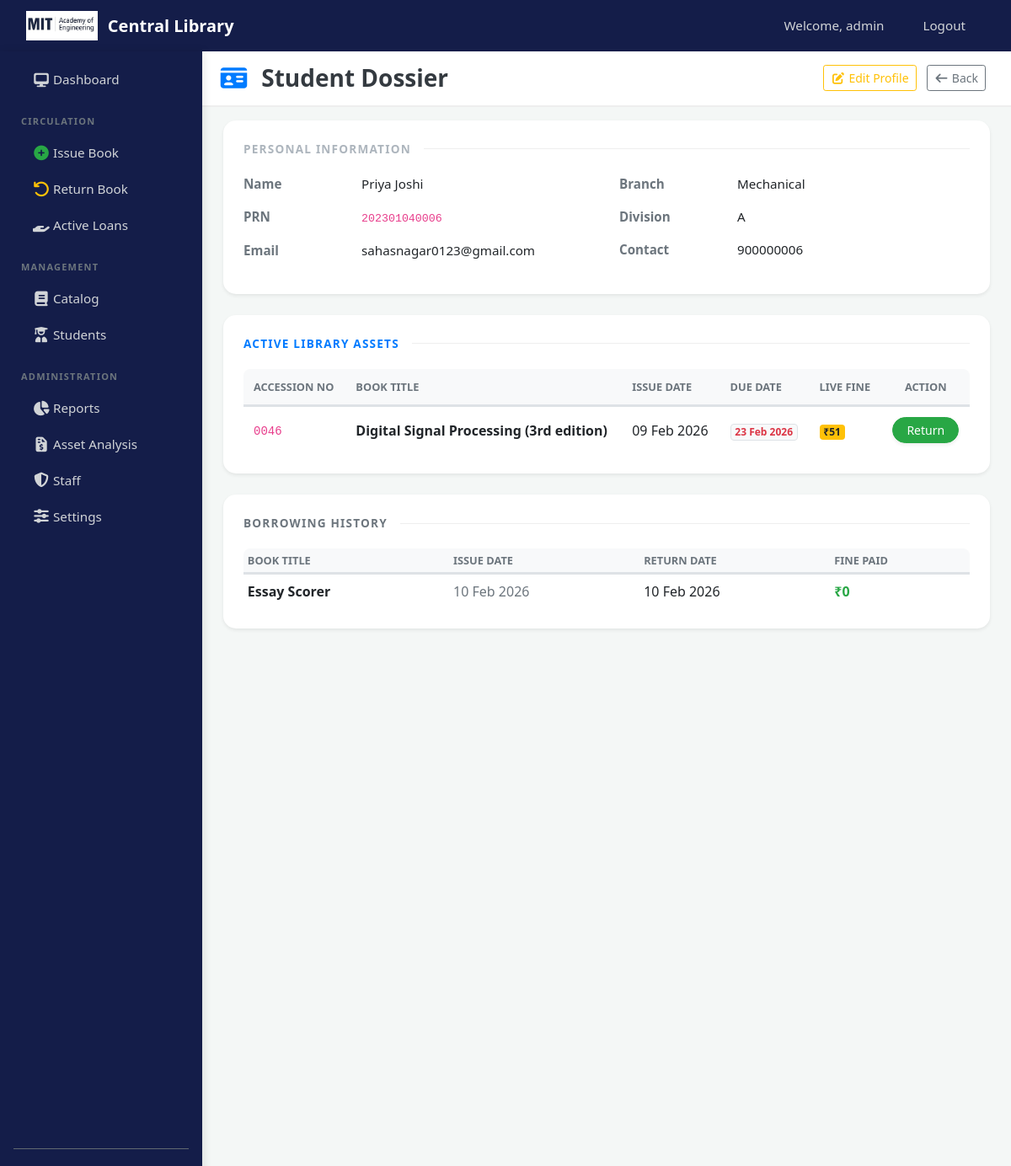
The app's page /admin/view-user-details.php?prn=202301040006 (signed in) with its own data.
### tables this page shows
CREATE TABLE `users` (
  `id` int(11) NOT NULL,
  `prn` varchar(20) NOT NULL,
  `name` varchar(50) NOT NULL,
  `email` varchar(100) NOT NULL,
  `password` varchar(255) NOT NULL,
  `mobile` varchar(15) NOT NULL,
  `branch` varchar(50) DEFAULT 'Computer Engineering',
  `division` char(1) DEFAULT NULL,
  `address` varchar(250) NOT NULL,
  `library_card_no` varchar(20) NOT NULL,
  `created_at` timestamp NOT NULL DEFAULT current_timestamp(),
  `updated_at` timestamp NOT NULL DEFAULT current_timestamp() ON UPDATE current_timestamp(),
  `reset_otp` varchar(10) DEFAULT NULL,
  `otp_expiry` datetime DEFAULT NULL
);

CREATE TABLE `issued_books` (
  `id` int(11) NOT NULL,
  `accession_number` varchar(10) DEFAULT NULL,
  `prn` varchar(20) NOT NULL,
  `status` tinyint(1) NOT NULL COMMENT '1=Active/Issued, 0=Returned, 2=Lost/Damaged',
  `issue_date` datetime NOT NULL,
  `due_date` date DEFAULT NULL,
  `return_date` date DEFAULT NULL,
  `fine` int(11) DEFAULT 0
);

CREATE TABLE `books` (
  `accession_number` varchar(10) NOT NULL,
  `book_id` int(11) DEFAULT NULL,
  `title` varchar(255) DEFAULT NULL,
  `author` varchar(255) DEFAULT NULL,
  `publisher` varchar(255) DEFAULT NULL,
  `price` decimal(10,2) DEFAULT NULL,
  `entry_date` timestamp NOT NULL DEFAULT current_timestamp(),
  `status` tinyint(1) DEFAULT 1 COMMENT '1=Available, 0=Issued',
  `is_deleted` int(11) DEFAULT 0
);

### admin/view-user-details.php (the view, shortened to what this page needs)
<?php
require_once "../includes/header.php";
$prn = mysqli_real_escape_string($connection, $_GET['prn']);
$user = mysqli_fetch_assoc(mysqli_query($connection, "SELECT * FROM users WHERE prn = '$prn'"));
$set_res = mysqli_query($connection, "SELECT config_key, config_value FROM settings WHERE config_key IN ('fine_rate', 'fine_rate_late')");
$settings = [];
while($s = mysqli_fetch_assoc($set_res)) { $settings[$s['config_key']] = $s['config_value']; }
$fine_low = $settings['fine_rate'] ?? 2;
$fine_high = $settings['fine_rate_late'] ?? 5;
$book_result = mysqli_query($connection, "SELECT ib.*, b.title, b.author FROM issued_books ib JOIN books b ON ib.accession_number = b.accession_number WHERE ib.prn = '$prn' AND ib.status = 1");
$history_result = mysqli_query($connection, "SELECT ib.*, b.title, b.author FROM issued_books ib JOIN books b ON ib.accession_number = b.accession_number WHERE ib.prn = '$prn' AND ib.status = 0 ORDER BY ib.return_date DESC");
?>
<div class="main-wrapper">
    <?php include "../sidebar.php"; ?>
    <div class="content-area">
        <div class="sticky-header d-flex justify-content-between align-items-center">
            <h3 class="m-0 font-weight-bold text-dark"><i class="fas fa-id-card text-primary mr-2"></i> Student Dossier</h3>
            <div>
                <?php if ($_SESSION['role'] === 'admin'): ?>
                    <a href="edit-user.php?id=<?php echo $user['id']; ?>" class="btn btn-sm btn-outline-warning mr-2"><i class="fas fa-edit"></i> Edit Profile</a>
                <?php endif; ?>
                <a href="manage-users.php" class="btn btn-sm btn-outline-secondary"><i class="fas fa-arrow-left"></i> Back</a>
            </div>
        </div>
        <div class="main-content">
            <div class="card profile-card p-4">
                <div class="section-title">Personal Information</div>
                <div class="row">
                    <div class="col-md-6">
                        <div class="d-flex mb-3"><div class="data-label">Name</div><div class="data-value"><?php echo htmlspecialchars($user['name']); ?></div></div>
                        <div class="d-flex mb-3"><div class="data-label">PRN</div><div class="data-value"><code><?php echo htmlspecialchars($user['prn']); ?></code></div></div>
                        <div class="d-flex mb-3"><div class="data-label">Email</div><div class="data-value"><?php echo htmlspecialchars($user['email']); ?></div></div>
                    </div>
                    <div class="col-md-6">
                        <div class="d-flex mb-3"><div class="data-label">Branch</div><div class="data-value"><?php echo htmlspecialchars($user['branch']); ?></div></div>
                        <div class="d-flex mb-3"><div class="data-label">Division</div><div class="data-value"><?php echo htmlspecialchars($user['division']); ?></div></div>
                        <div class="d-flex mb-3"><div class="data-label">Contact</div><div class="data-value"><?php echo htmlspecialchars($user['mobile']); ?></div></div>
                    </div>
                </div>
            </div>
            <div class="card table-card p-4">
                <div class="section-title text-primary">Active Library Assets</div>
                <div class="table-responsive">
                    <table class="table table-hover mb-0">
                        <thead>
                            <tr class="small text-muted text-uppercase">
                                <th>Accession No</th>
                                <th>Book Title</th>
                                <th>Issue Date</th>
                                <th>Due Date</th>
                                <th>Live Fine</th>
                                <th class="text-center">Action</th>
                            </tr>
                        </thead>
                        <tbody>
                            <?php if(mysqli_num_rows($book_result) > 0): ?>
                                <?php while($row = mysqli_fetch_assoc($book_result)):
                                    $due = new DateTime($row['due_date']);
                                    $today = new DateTime();
                                    $live_fine = 0;
                                    if ($today > $due) {
                                        $days = $due->diff($today)->days;
                                        $live_fine = ($days <= 15) ? ($days * $fine_low) : ((15 * $fine_low) + (($days - 15) * $fine_high));
                                    }
                                ?>
                                <tr>
                                    <td class="align-middle"><code><?php echo $row['accession_number']; ?></code></td>
                                    <td class="align-middle font-weight-bold"><?php echo $row['title']; ?></td>
                                    <td class="align-middle"><?php echo date('d M Y', strtotime($row['issue_date'])); ?></td>
                                    <td class="align-middle"><span class="badge badge-light border text-danger"><?php echo date('d M Y', strtotime($row['due_date'])); ?></span></td>
                                    <td class="align-middle"><span class="badge badge-warning">₹<?php echo $live_fine; ?></span></td>
                                    <td class="text-center align-middle">
                                        <a href="return-book.php?auto_accession=<?php echo $row['accession_number']; ?>" class="btn btn-sm btn-success px-3 rounded-pill shadow-sm">
                                            Return
                                        </a>
                                    </td>
                                </tr>
                                <?php endwhile; ?>
                            <?php else: ?>
                                <tr><td colspan="6" class="text-center py-5 text-muted">No books currently issued to this student.</td></tr>
                            <?php endif; ?>
                        </tbody>
                    </table>
                </div>
            </div>
            <div class="card table-card p-4">
                <div class="section-title text-secondary">Borrowing History</div>
                <div class="table-responsive">
                    <table class="table table-sm table-hover mb-0">
                        <thead>
                            <tr class="small text-muted text-uppercase">
                                <th>Book Title</th>
                                <th>Issue Date</th>
                                <th>Return Date</th>
                                <th>Fine Paid</th>
                            </tr>
                        </thead>
                        <tbody>
                            <?php if(mysqli_num_rows($history_result) > 0): ?>
                                <?php while($row = mysqli_fetch_assoc($history_result)): ?>
                                <tr>
                                    <td class="align-middle font-weight-bold py-2"><?php echo $row['title']; ?></td>
                                    <td class="align-middle text-muted"><?php echo date('d M Y', strtotime($row['issue_date'])); ?></td>
                                    <td class="align-middle"><?php echo date('d M Y', strtotime($row['return_date'])); ?></td>
                                    <td class="align-middle"><span class="text-success font-weight-bold">₹<?php echo $row['fine']; ?></span></td>
                                </tr>
                                <?php endwhile; ?>
                            <?php else: ?>
                                <tr><td colspan="4" class="text-center py-4 text-muted">No past transaction history found.</td></tr>
                            <?php endif; ?>
                        </tbody>
                    </table>
                </div>
            </div>
        </div>
    </div>
</div>
<?php include "../includes/footer.php"; ?>

### includes/header.php (style rules this page uses)
body { background-color: #f4f7f6; font-family: 'Segoe UI', Tahoma, Geneva, Verdana, sans-serif; }
.main-content { margin-left: 240px; padding: 30px; }

### admin/view-user-details.php (style rules this page uses)
html, body { height: 100vh; overflow: hidden; background-color: #f4f7f6; }
.main-wrapper { display: flex; height: 100vh; width: 100vw; }
.content-area { flex-grow: 1; display: flex; flex-direction: column; overflow: hidden; }
.sticky-header { background: white; border-bottom: 2px solid #eee; padding: 15px 30px; margin-left: 230px; flex-shrink: 0; z-index: 1000; }
.main-content { padding: 16px 25px 100px 25px; flex-grow: 1; overflow-y: auto; scroll-behavior: smooth; }
.table-responsive { max-height: 400px; overflow-y: auto; border-radius: 8px; }
.table thead th { position: sticky; top: 0; background-color: #f8f9fa !important; z-index: 2; box-shadow: inset 0 -1px 0 #dee2e6; border-top: none !important; }
.profile-card, .table-card { border: none; border-radius: 15px; background: white; margin-bottom: 25px; box-shadow: 0 0.125rem 0.25rem rgba(0, 0, 0, 0.075); }
.section-title { font-size: 0.85rem; font-weight: 800; text-transform: uppercase; color: #adb5bd; letter-spacing: 1.2px; margin-bottom: 20px; display: flex; align-items: center; }
.section-title::after { content: ""; flex: 1; height: 1px; background: #eee; margin-left: 15px; }
.data-label { font-weight: 600; color: #6c757d; width: 140px; font-size: 0.95rem; }
.data-value { color: #212529; font-size: 0.95rem; }

### records on screen
users: name "Priya Joshi", prn "202301040006", email "sahasnagar0123@gmail.com", branch "Mechanical", division "A", mobile "900000006"
issued_books: accession_number "0046", accession_number.title "Digital Signal Processing (3rd edition)", issue_date "09 Feb 2026", due_date "23 Feb 2026", due_date "51"
issued_books: accession_number.title "Essay Scorer", issue_date "10 Feb 2026", return_date "10 Feb 2026", fine "0"

### other values on screen
$_SESSION['username'] "admin"
